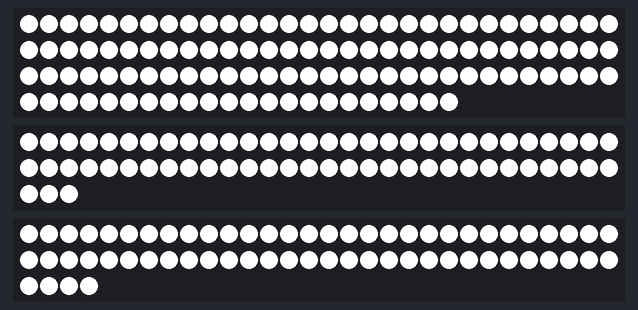
This sketch was run on a simulated Arduino Uno, built with avr-gcc and run on an emulated ATmega328P. On the bench: 112 RGB LEDs in strip order, left to right, continuing on the next row, 63 RGB LEDs in strip order, left to right, continuing on the next row, 64 RGB LEDs in strip order, left to right, continuing on the next row. Dim RGB values are drawn brighter than linear.

Above: at 0.25 s.
At 6.88 s:
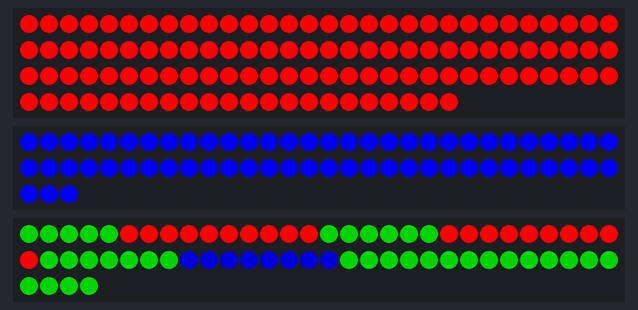
At 10.4 s:
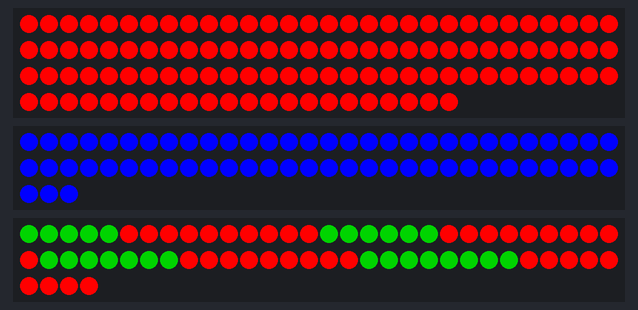
At 22.9 s:
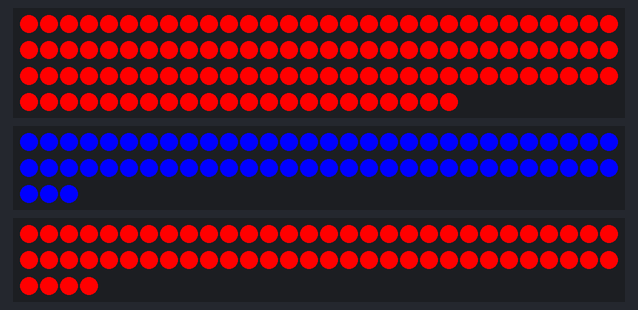
At 27.5 s:
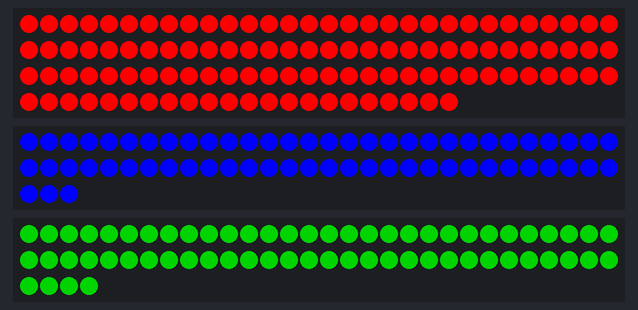
At 37.09 s:
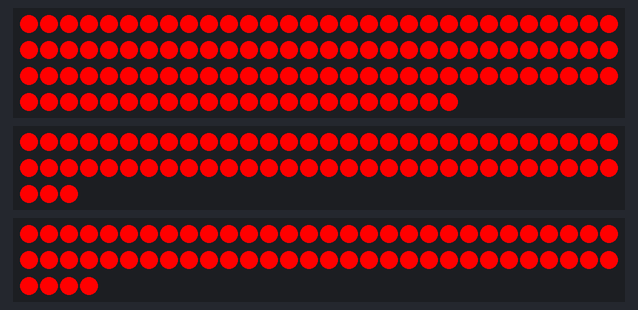

Measured:
- what the display in image 4 shows lasts 1.5 s, from 27.5 s to 29.0 s

The sketch:

main.ino
```cpp
#include <FastLED.h>
#include "turnONColor_CP1.h";
#include "runningLed.h";
#include "cp3RunningCode.h";

#define DATA_PIN_1 3
#define DATA_PIN_2 5
#define DATA_PIN_3 7
#define CP1 112                  // Total number of LEDs in your setup
#define CP2 63
#define CP3 64

CRGB leds1[CP1]; // LED array for first pin
CRGB leds2[CP2]; // LED array for second pin
CRGB leds3[CP3];

void setup() {
  FastLED.addLeds<WS2811, DATA_PIN_1, RGB>(leds1, CP1);
  FastLED.addLeds<WS2811, DATA_PIN_2, RGB>(leds2, CP2);
  FastLED.addLeds<WS2811, DATA_PIN_3, RGB>(leds3, CP3);
}

void loop() {
  //Turn ON Everything
  TurnONWhite(leds1, CP1);
  TurnONWhite(leds2, CP2);
  TurnONWhite(leds3, CP3);
  delay(150);
  for (int i = 0; i < 6; i++){
    TurnGreen(leds3, CP3);
    delay(5);
    TurnOFF(leds3, CP3);
    delay(5);
    TurnGreen(leds3, CP3);
    delay(5);
    TurnRed(leds1, CP1);
    delay(5);
    TurnOFF(leds1, CP1);
    delay(5);
    TurnRed(leds1, CP1);
    delay(5);
    TurnBlue(leds2, CP2);
    delay(5);
    TurnOFF(leds2, CP2);
    delay(5);
    TurnBlue(leds2, CP2);
  }
  TurnGreen(leds3, CP3);
  TurnRed(leds1, CP1);
  TurnBlue(leds2, CP2);

  //Focus on the outside triangle perimeter
  TurnONTriangles(leds3, CP3);
  delay(25);

  TurnONColor_CP1(leds1, CP1);
  RunningLed_red(leds1, CP1);
  RunningLed_blue(leds2, CP2);
  CP3RunningCode(leds3, CP3);
  delay(25);

  for (int i = 0; i < 6; i++){
    TurnONWhite(leds1, CP1);
    delay(75);
    TurnRed(leds1, CP1);
  }
  for (int i = 0; i < 3; i++){
    TurnONWhite(leds2, CP2);
    delay(75);
    TurnRed(leds2, CP2);
  }
  for(int i = 0; i < 3; i++){
    TurnONWhite(leds3, CP3);
    delay(75);
    TurnRed(leds3, CP3);
  }

  TurnONColor_CP1(leds3, CP3);
  RunningLed_blue(leds2, CP2);
  RunningLed_red(leds3, CP3);
  delay(500);

  //Turn ON Everything
  TurnBlue(leds3, CP3);
  delay(250);
  RunningLed_blue(leds3, CP3);
  TurnONWhite(leds3, CP3);
  delay(50);

  TurnRed(leds2, CP2);
  delay(250);
  RunningLed_red(leds2, CP2);
  TurnONWhite(leds2, CP2);
  delay(10);

  //Turn off everything for mirror effect
  TurnOFF(leds1, CP1);
  TurnOFF(leds2, CP2);
  TurnOFF(leds3, CP3);
  delay(1000);

  //Turn ON Everything
  TurnBlue(leds1, CP1);
  TurnBlue(leds2, CP2);
  TurnBlue(leds3, CP3);
  delay(500);

  for (int i = 0; i < 3; i++){
    TurnONColor_CP1(leds1, CP1);
    delay(25);
    RunningLed_blue(leds3, CP3);
    delay(10);
    TurnONColor_CP1(leds2, CP2);
    delay(25);
    RunningLed_red(leds1, CP1);
    delay(10);
    TurnONColor_CP1(leds3, CP3);
    delay(25);
  }

  for (int i = 0; i < 3; i++){
    TurnONWhite(leds1, CP1);
    delay(50);
    TurnRed(leds1, CP1);
  }
  for (int i = 0; i < 3; i++){
    TurnONWhite(leds2, CP2);
    delay(50);
    TurnRed(leds2, CP2);
  }
  for(int i = 0; i < 3; i++){
    TurnONWhite(leds3, CP3);
    delay(50);
    TurnRed(leds3, CP3);
  }

  //Turn off everything for mirror effect
  TurnOFF(leds1, CP1);
  TurnOFF(leds2, CP2);
  TurnOFF(leds3, CP3);
  delay(8000);
}

/***************************
CRGB* leds
CRGB*: This declares a pointer to a CRGB object (or an array of CRGB objects). CRGB is a type provided by the FastLED library that represents a single LED's color, storing its red, green, and blue components.
leds: The pointer variable is named leds. At this point, it is not yet pointing to anything specific—it’s just a pointer that can hold the address of a CRGB object or array.
In essence, CRGB* leds means "leds is a pointer to one or more CRGB objects."

leds = new CRGB[CP]
new CRGB[CP]: Dynamically allocates an array of CRGB objects with CP elements in heap memory. This means the size of the array is determined at runtime (instead of compile-time, as with fixed-size arrays).
leds =: Assigns the starting address of this dynamically allocated array to the leds pointer.
***************************/
```

cp3RunningCode.h
```cpp
#include <FastLED.h>

void CP3RunningCode(CRGB* ledArray, int CP){
  for (int i = 0; i < CP; i++) {
  ledArray[i] = CRGB::Red;
  }
  FastLED.show();
  delay(500);
  //Transition1
  for (int i = 5; i <= 14; i++){
    ledArray[i] = CRGB::White;
    FastLED.show();
    delay(100);
  }

  //transition2
    for (int i = 21; i <= 30; i++){
    ledArray[i] = CRGB::White;
    FastLED.show();
    delay(100);
  }
  //transition3
  for (int i = 38; i <= 46; i++){
    ledArray[i] = CRGB::White;
    FastLED.show();
    delay(100);
  }
  //transition2
  for (int i = 55; i <= 63; i++){
    ledArray[i] = CRGB::White;
    FastLED.show();
    delay(100);
  }
  for (int i = 0; i < CP; i++) {
  ledArray[i] = CRGB::Green;
  }
  FastLED.show();
  delay(1500);
}

void TurnONTriangles(CRGB* ledArray, int CP){
    //Transition1
  for(int a = 0; a < 3; a++){
    for (int maxBrightness = 255; maxBrightness >= 0; maxBrightness -= 15) { // Corrected decrement
      for (int i = 5; i < 14; i++) {
        ledArray[i] = CRGB::Blue;
        ledArray[i].fadeLightBy(255 - maxBrightness);
      }
      FastLED.show();
      delay(25);
    }
  }
  for (int i = 5; i <= 14; i++){
    ledArray[i] = CRGB::Red;
  }
  FastLED.show();
  delay(100);

    //Transition2
  for(int a = 0; a < 3; a++){
    for (int maxBrightness = 255; maxBrightness >= 0; maxBrightness -= 15) { // Corrected decrement
      for (int i = 21; i < 30; i++) {
        ledArray[i] = CRGB::Red;
        ledArray[i].fadeLightBy(255 - maxBrightness);
      }
      FastLED.show();
      delay(25);
    }
  }
  for (int i = 21; i <= 30; i++){
    ledArray[i] = CRGB::Red;
  }
  FastLED.show();
  delay(100);

    //Transition3
  for(int a = 0; a < 3; a++){
    for (int maxBrightness = 255; maxBrightness >= 0; maxBrightness -= 15) { // Corrected decrement
      for (int i = 38; i < 46; i++) {
        ledArray[i] = CRGB::Blue;
        ledArray[i].fadeLightBy(255 - maxBrightness);
      }
      FastLED.show();
      delay(25);
    }
  }
  for (int i = 38; i <= 46; i++){
    ledArray[i] = CRGB::Red;
  }
  FastLED.show();
  delay(100);

    //Transition4
  for(int a = 0; a < 3; a++){
    for (int maxBrightness = 255; maxBrightness >= 0; maxBrightness -= 15) { // Corrected decrement
      for (int i = 55; i < 63; i++) {
        ledArray[i] = CRGB::Red;
        ledArray[i].fadeLightBy(255 - maxBrightness);
      }
      FastLED.show();
      delay(25);
    }
  }
  for (int i = 55; i <= 63; i++){
    ledArray[i] = CRGB::Red;
  }
  FastLED.show();
  delay(100);
}
  
```

runningLed.h
```cpp
#include <FastLED.h>

void RunningLed_red(CRGB* ledArray, int CP){
  for (int i = 0; i < CP; i++) {
  ledArray[i] = CRGB::Red;
  }
  FastLED.show();
  //Transition
  for (int a = 0; a < CP; a++){
    if (a + 1 < CP){
      ledArray[a+1] = CRGB::White;
      FastLED.show();
      delay(25);
      ledArray[a+1] = CRGB::Red;
    }
  }
}

void RunningLed_blue(CRGB* ledArray, int CP){
  for (int i = 0; i < CP; i++) {
  ledArray[i] = CRGB::Blue;
  }
  FastLED.show();
  //Transition
  for (int a = CP - 1; a >= 1; a--){
    ledArray[a] = CRGB::White;
    ledArray[a - 1] = CRGB::White;
    FastLED.show();
    delay(25);
    ledArray[a] = CRGB::Blue;
    ledArray[a - 1] = CRGB::Blue;
  }
}
```

turnONColor_CP1.h
```cpp
#include <FastLED.h>

void TurnONColor_CP1(CRGB* ledArray, int CP) {
  for (int i = 0; i < CP; i++) {
    ledArray[i] = CRGB::Red;
  }
  FastLED.show();
  delay(150);

  for (int maxBrightness = 255; maxBrightness >= 0; maxBrightness -= 15) { // Corrected decrement
    for (int i = 0; i < CP; i++) {
      ledArray[i] = CRGB::Red;
      ledArray[i].fadeLightBy(255 - maxBrightness);
    }
    FastLED.show();
    delay(200);
  }

  for (int i = 0; i < CP; i++) {
    ledArray[i] = CRGB::Blue;
  }
  FastLED.show();
  delay(200);

  for (int maxBrightness = 255; maxBrightness >= 0; maxBrightness -= 15) { // Corrected decrement
    for (int i = 0; i < CP; i++) {
      ledArray[i] = CRGB::Blue;
      ledArray[i].fadeLightBy(255 - maxBrightness);
    }
    FastLED.show();
    delay(100);
  }

  for (int i = 0; i < CP; i++) {
    ledArray[i] = CRGB::Red;
  }
  FastLED.show();
  delay(100);
}

void TurnONWhite(CRGB* ledArray, int CP){
  for (int i = 0; i < CP; i++) {
    ledArray[i] = CRGB::White;
  }
  FastLED.show();
  delay(25);
}

void TurnBlue(CRGB* ledArray, int CP){
  for (int i = 0; i < CP; i++) {
    ledArray[i] = CRGB::Blue;
  }
  FastLED.show();
  delay(25);
}

void TurnRed(CRGB* ledArray, int CP){
  for (int i = 0; i < CP; i++) {
    ledArray[i] = CRGB::Red;
  }
  FastLED.show();
  delay(25);
}

void TurnGreen(CRGB* ledArray, int CP){
  for (int i = 0; i < CP; i++) {
    ledArray[i] = CRGB::Green;
  }
  FastLED.show();
  delay(25);
}

void TurnOFF(CRGB* ledArray, int CP){
  for (int i = 0; i < CP; i++) {
    ledArray[i] = CRGB::Black;
  }
  FastLED.show();
  delay(25);
}
```
